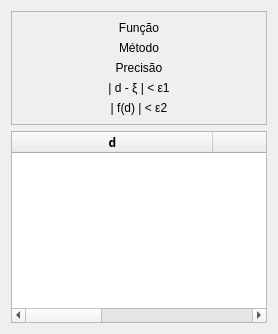
        <widget class="QWidget" name="tab_5">
         <attribute name="title">
          <string>5.</string>
         </attribute>
         <layout class="QVBoxLayout" name="verticalLayout_22">
          <item>
           <widget class="QFrame" name="entrada_5">
            <property name="minimumSize">
             <size>
              <width>0</width>
              <height>80</height>
             </size>
            </property>
            <property name="frameShape">
             <enum>QFrame::StyledPanel</enum>
            </property>
            <property name="frameShadow">
             <enum>QFrame::Raised</enum>
            </property>
            <property name="class" stdset="0">
             <string>entradas</string>
            </property>
            <layout class="QVBoxLayout" name="verticalLayout_21">
             <item>
              <widget class="QLabel" name="l_func_5">
               <property name="text">
                <string>Função</string>
               </property>
               <property name="textFormat">
                <enum>Qt::AutoText</enum>
               </property>
               <property name="alignment">
                <set>Qt::AlignCenter</set>
               </property>
               <property name="class" stdset="0">
                <string>tituloView</string>
               </property>
              </widget>
             </item>
             <item>
              <widget class="QLabel" name="l_meto_5">
               <property name="text">
                <string>Método</string>
               </property>
               <property name="textFormat">
                <enum>Qt::AutoText</enum>
               </property>
               <property name="alignment">
                <set>Qt::AlignCenter</set>
               </property>
               <property name="class" stdset="0">
                <string>tituloView</string>
               </property>
              </widget>
             </item>
             <item>
              <widget class="QLabel" name="l_prec_5">
               <property name="text">
                <string>Precisão</string>
               </property>
               <property name="textFormat">
                <enum>Qt::AutoText</enum>
               </property>
               <property name="alignment">
                <set>Qt::AlignCenter</set>
               </property>
               <property name="class" stdset="0">
                <string>tituloView</string>
               </property>
              </widget>
             </item>
             <item>
              <widget class="QLabel" name="l_er1_5">
               <property name="text">
                <string>| d - ξ | &lt; ε1</string>
               </property>
               <property name="textFormat">
                <enum>Qt::AutoText</enum>
               </property>
               <property name="alignment">
                <set>Qt::AlignCenter</set>
               </property>
               <property name="class" stdset="0">
                <string>tituloView</string>
               </property>
              </widget>
             </item>
             <item>
              <widget class="QLabel" name="l_er2_5">
               <property name="text">
                <string>| f(d) | &lt; ε2</string>
               </property>
               <property name="textFormat">
                <enum>Qt::AutoText</enum>
               </property>
               <property name="alignment">
                <set>Qt::AlignCenter</set>
               </property>
               <property name="class" stdset="0">
                <string>tituloView</string>
               </property>
              </widget>
             </item>
            </layout>
           </widget>
          </item>
          <item>
           <widget class="QTableWidget" name="tabela_5">
            <property name="alternatingRowColors">
             <bool>true</bool>
            </property>
            <property name="class" stdset="0">
             <string>table</string>
            </property>
            <attribute name="horizontalHeaderDefaultSectionSize">
             <number>201</number>
            </attribute>
            <column>
             <property name="text">
              <string>d</string>
             </property>
             <property name="font">
              <font>
               <family>Sans Serif</family>
               <weight>75</weight>
               <bold>true</bold>
              </font>
             </property>
            </column>
            <column>
             <property name="text">
              <string>f(d)</string>
             </property>
             <property name="font">
              <font>
               <family>Sans Serif</family>
               <weight>75</weight>
               <bold>true</bold>
              </font>
             </property>
            </column>
            <column>
             <property name="text">
              <string>|b-a|</string>
             </property>
             <property name="font">
              <font>
               <family>Sans Serif</family>
               <weight>75</weight>
               <bold>true</bold>
              </font>
             </property>
            </column>
           </widget>
          </item>
         </layout>
        </widget>
